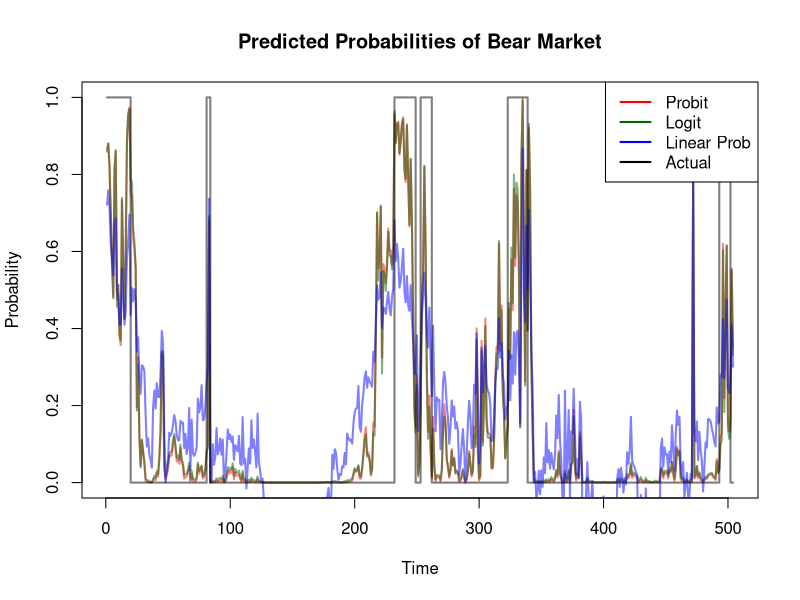

Write R code to recreate this figure.
dt <- read.csv("./Equity_Premium.csv")
dfy <- dt$x_dfy
infl <- dt$x_infl
svar <- dt$x_svar
tms <- dt$x_tms
tbl <- dt$x_tbl
dfr <- dt$x_dfr
dp <- dt$x_dp
ltr <- dt$x_ltr
ep <- dt$ep
bmr <- dt$x_bmr
ntis <- dt$x_ntis

# Initialize all periods as bear markets (y = 1)
y <- rep(1, nrow(dt))

# Define bull market periods (y = 0)
# Converting dates to indices (assuming monthly data from 1981)
bull_periods <- list(
  c(20:80),     # August 1982 to August 1987
  c(84:231),    # December 1987 to March 2000
  c(249:252),   # September 2001 to January 2002
  c(262:322),   # October 2002 to October 2007
  c(339:470),   # March 2009 to February 2020
  c(471:492),   # March 2020 to January 2022
  c(502:504)    # October 2022 to December 2022
)

# Mark bull market periods as 0
for(period in bull_periods) {
  y[period] <- 0
}

x <- cbind(1, dfy, infl, svar, tms, tbl, dfr, dp, ltr, ep, bmr, ntis)

# First get initial values using linear probability model
lpm <- lm(y ~ x - 1)
init_values <- coef(lpm)

# Negative log-likelihood functions
probit_nll <- function(beta) {
    xb <- x %*% beta
    p <- pnorm(xb)
    # Avoid log(0)
    p[p < 1e-10] <- 1e-10
    p[p > 1-1e-10] <- 1-1e-10
    -sum(y * log(p) + (1-y) * log(1-p))
}

logit_nll <- function(beta) {
    xb <- x %*% beta
    p <- 1/(1 + exp(-xb))
    # Avoid log(0)
    p[p < 1e-10] <- 1e-10
    p[p > 1-1e-10] <- 1-1e-10
    -sum(y * log(p) + (1-y) * log(1-p))
}

# Fit models using optim
probit_fit <- optim(init_values, probit_nll, method = "BFGS",
                    control = list(maxit = 1000))
logit_fit <- optim(init_values, logit_nll, method = "BFGS",
                   control = list(maxit = 1000))

# Check convergence
cat("\nProbit convergence:", probit_fit$convergence == 0)
cat("\nLogit convergence:", logit_fit$convergence == 0)

cat("\n")

# Get predicted probabilities
probit_pred <- pnorm(x %*% probit_fit$par)
logit_pred <- 1 / (1 + exp(-x %*% logit_fit$par))
lpm_pred <- x %*% init_values

# Plot results
png("./img/plot.png", width = 800, height = 600)
plot(probit_pred, type = "l", col = adjustcolor("red", alpha=0.5), ylim = c(0, 1),
     main = "Predicted Probabilities of Bear Market",
     xlab = "Time", ylab = "Probability", lwd = 2)
lines(logit_pred, col = adjustcolor("darkgreen", alpha=0.5), lwd = 2)
lines(lpm_pred, col = adjustcolor("blue", alpha=0.5), lwd = 2)
lines(y, col = adjustcolor("black", alpha=0.5), lwd = 2, type = "s")
legend("topright", 
       legend = c("Probit", "Logit", "Linear Prob", "Actual"),
       col = c("red", "darkgreen", "blue", "black"),
       lwd = 2,
       lty = 1)
dev.off()

# Calculate score values
probit_score <- function(beta) {
    xb <- x %*% beta
    p <- pnorm(xb)
    lambda <- dnorm(xb)/(p * (1-p))
    score <- (y - p) * lambda
    colSums(sweep(x, 1, score, "*"))
}

logit_score <- function(beta) {
    xb <- x %*% beta
    p <- 1/(1 + exp(-xb))
    score <- y - p
    colSums(sweep(x, 1, score, "*"))
}

cat("\nProbit Model Score Values:\n")
print(probit_score(probit_fit$par))
cat("\nLogit Model Score Values:\n")
print(logit_score(logit_fit$par))
